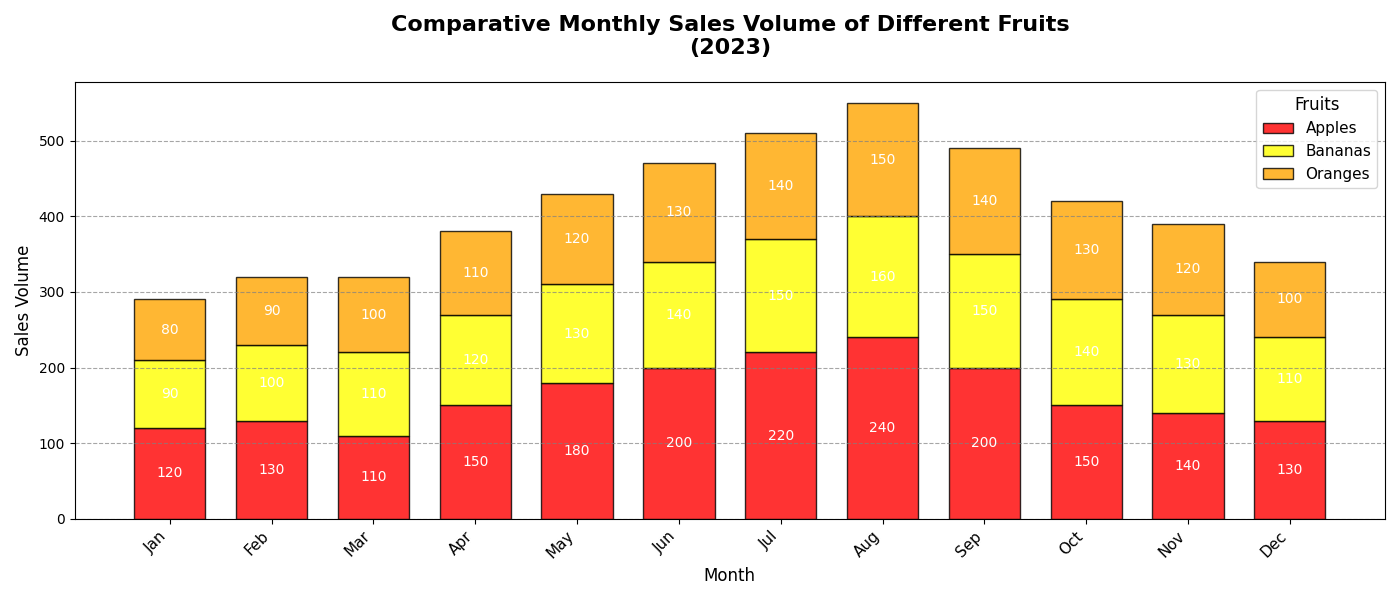

The Python source for this figure:
import matplotlib.pyplot as plt
import numpy as np

months = ['Jan', 'Feb', 'Mar', 'Apr', 'May', 'Jun', 'Jul', 'Aug', 'Sep', 'Oct', 'Nov', 'Dec']
apples_sales = np.array([120, 130, 110, 150, 180, 200, 220, 240, 200, 150, 140, 130])
bananas_sales = np.array([90, 100, 110, 120, 130, 140, 150, 160, 150, 140, 130, 110])
oranges_sales = np.array([80, 90, 100, 110, 120, 130, 140, 150, 140, 130, 120, 100])

fig, ax = plt.subplots(figsize=(14, 6))

bar_width = 0.7
positions = np.arange(len(months))

bar1 = ax.bar(positions, apples_sales, width=bar_width, color='red', label='Apples', edgecolor='black', alpha=0.8)
bar2 = ax.bar(positions, bananas_sales, width=bar_width, bottom=apples_sales, color='yellow', label='Bananas', edgecolor='black', alpha=0.8)
bar3 = ax.bar(positions, oranges_sales, width=bar_width, bottom=apples_sales + bananas_sales, color='orange', label='Oranges', edgecolor='black', alpha=0.8)

ax.set_title('Comparative Monthly Sales Volume of Different Fruits\n(2023)', fontsize=16, fontweight='bold', pad=20)
ax.set_xlabel('Month', fontsize=12)
ax.set_ylabel('Sales Volume', fontsize=12)
ax.set_xticks(positions)
ax.set_xticklabels(months, rotation=45, ha='right', fontsize=11)
ax.legend(title='Fruits', loc='upper right', fontsize=11, title_fontsize=12)
ax.yaxis.grid(True, linestyle='--', which='major', color='grey', alpha=0.7)

for bar in bar1 + bar2 + bar3:
    height = bar.get_height()
    ax.text(
        bar.get_x() + bar.get_width() / 2,
        bar.get_y() + height / 2,
        f'{int(height)}',
        ha='center',
        va='center',
        color='white',
        fontsize=10
    )

plt.tight_layout()
plt.show()
